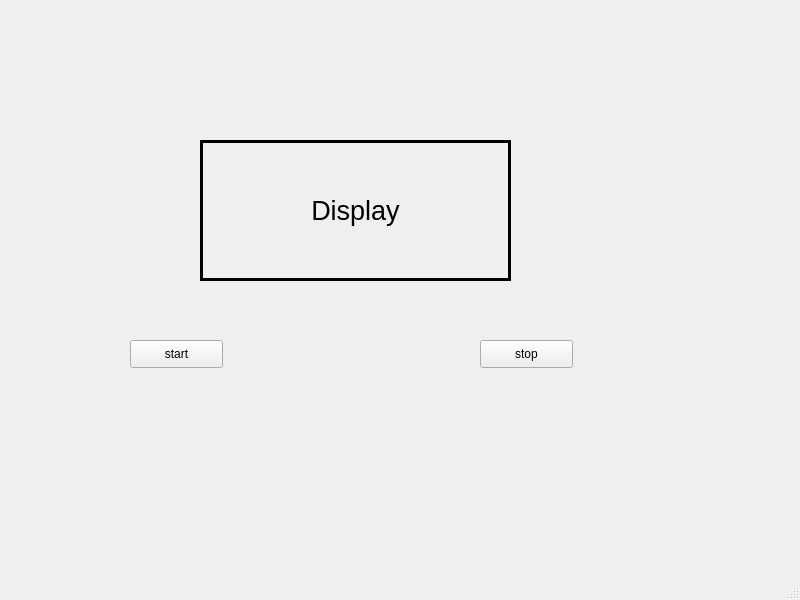
<?xml version="1.0" encoding="UTF-8"?>
<ui version="4.0">
 <class>MainWindow</class>
 <widget class="QMainWindow" name="MainWindow">
  <property name="geometry">
   <rect>
    <x>0</x>
    <y>0</y>
    <width>800</width>
    <height>600</height>
   </rect>
  </property>
  <property name="windowTitle">
   <string>MainWindow</string>
  </property>
  <widget class="QWidget" name="centralwidget">
   <widget class="QLabel" name="lbl_display">
    <property name="geometry">
     <rect>
      <x>200</x>
      <y>140</y>
      <width>311</width>
      <height>141</height>
     </rect>
    </property>
    <property name="font">
     <font>
      <pointsize>20</pointsize>
     </font>
    </property>
    <property name="frameShape">
     <enum>QFrame::Box</enum>
    </property>
    <property name="lineWidth">
     <number>3</number>
    </property>
    <property name="text">
     <string>Display</string>
    </property>
    <property name="alignment">
     <set>Qt::AlignCenter</set>
    </property>
    <property name="wordWrap">
     <bool>false</bool>
    </property>
   </widget>
   <widget class="QPushButton" name="btn_start">
    <property name="geometry">
     <rect>
      <x>130</x>
      <y>340</y>
      <width>93</width>
      <height>28</height>
     </rect>
    </property>
    <property name="text">
     <string>start</string>
    </property>
   </widget>
   <widget class="QPushButton" name="btn_stop">
    <property name="geometry">
     <rect>
      <x>480</x>
      <y>340</y>
      <width>93</width>
      <height>28</height>
     </rect>
    </property>
    <property name="text">
     <string>stop</string>
    </property>
   </widget>
  </widget>
  <widget class="QMenuBar" name="menubar">
   <property name="geometry">
    <rect>
     <x>0</x>
     <y>0</y>
     <width>800</width>
     <height>26</height>
    </rect>
   </property>
  </widget>
  <widget class="QStatusBar" name="statusbar"/>
 </widget>
 <resources/>
 <connections/>
</ui>
